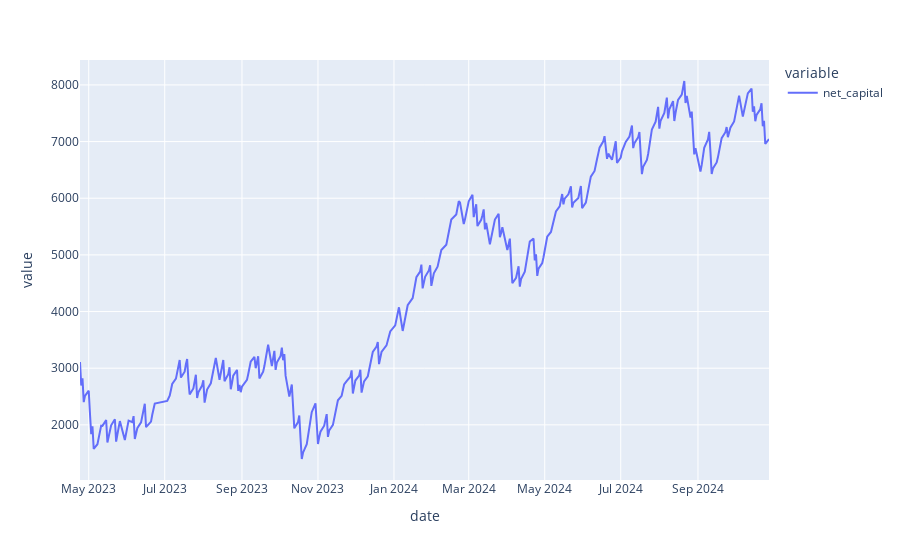

Notebook code cell kept with this figure:
### Code cell
px.line(base_backtest_df['net_capital']).show()
print(f"Base strategy Sharpe: {sharpe_ratio(returns=base_backtest_df['pct_return'])}")

base_strat_win_rate = len(base_backtest_df[base_backtest_df['net_pnl'] > 0]) / len(base_backtest_df)
base_strat_avg_win = base_backtest_df[base_backtest_df['net_pnl'] > 0]['net_pnl'].mean() * 100
base_strat_avg_loss = abs(base_backtest_df[base_backtest_df['net_pnl'] < 0]['net_pnl'].mean() * 100)

print(f"Base strategy win rate: {round(base_strat_win_rate * 100, 2)}%")
print(f"Base strategy average win: ${round(base_strat_avg_win, 2)}")
print(f"Base strategy average loss: ${round(base_strat_avg_loss, 2)}")
print(f"Base strategy expected value per trade: ${round((base_strat_avg_win * base_strat_win_rate) - (base_strat_avg_loss * (1 - base_strat_win_rate)), 2)}")

### Figure 1 — Plotly figure (JSON) as saved in the notebook; plotly's stock layout.template omitted (floating-point values rounded to 4 significant figures; data arrays with more than 128 entries replaced by an {"elided": "..."} marker saying what was removed)
{"data": [{"hovertemplate": "variable=net_capital<br>date=%{x}<br>value=%{y}<extra></extra>", "legendgroup": "net_capital", "line": {"color": "#636efa", "dash": "solid"}, "marker": {"symbol": "circle"}, "mode": "lines", "name": "net_capital", "orientation": "v", "showlegend": true, "type": "scatter", "x": {"elided": "376 str values"}, "xaxis": "x", "y": {"elided": "376 float values"}, "yaxis": "y"}], "layout": {"legend": {"title": {"text": "variable"}, "tracegroupgap": 0}, "margin": {"t": 60}, "xaxis": {"anchor": "y", "domain": [0, 1], "title": {"text": "date"}}, "yaxis": {"anchor": "x", "domain": [0, 1], "title": {"text": "value"}}}}
